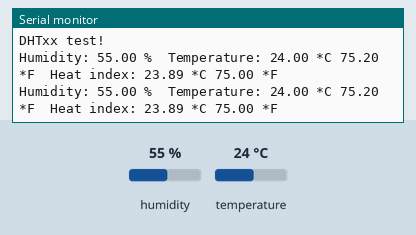
This sketch was run on a simulated Arduino Uno, built with avr-gcc and run on an emulated ATmega328P. On the bench: the last lines printed to the serial monitor. The test bench sets the inputs (shaded band); at power-on: humidity 55 %, temperature 24 °C.

Above: at 4.8 s.
4.9 s: humidity set to 22 %
At 7.5 s:
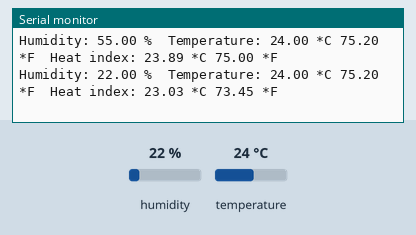
7.9 s: temperature set to 12 °C
At 9.3 s:
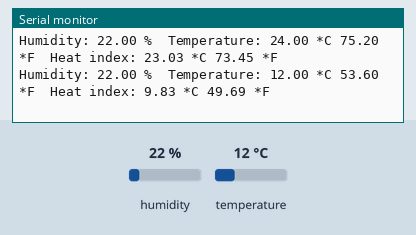
10.9 s: humidity set to 40 %
At 12.7 s:
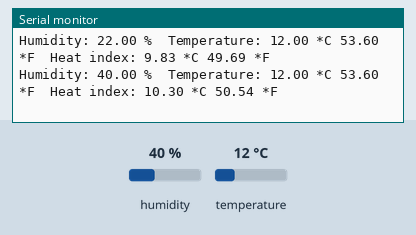
13.9 s: temperature set to 28 °C
At 15.7 s:
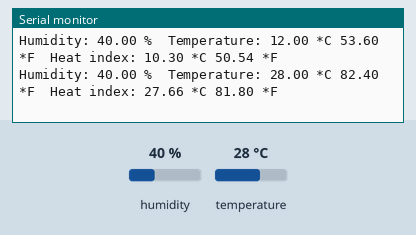
Timing chart, 0 to 17.2 s (numbered marks = the images above; inputs shaded):
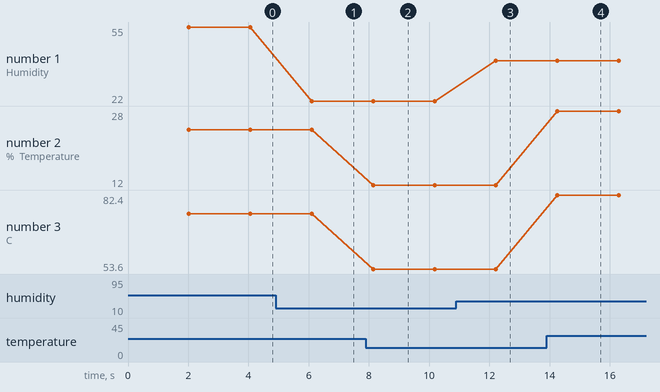

Measured:
- after the input at 4.9 s, the serial monitor: prints a new line after 1.2 s (image 1)
- after the input at 7.9 s, the serial monitor: prints a new line after 0.24 s (image 2)
- after the input at 10.9 s, the serial monitor: prints a new line after 1.3 s (image 3)
- after the input at 13.9 s, the serial monitor: prints a new line after 0.36 s (image 4)
- plotted number 1: 55 → 22 after the input at 4.9 s, 22 → 40 after the input at 10.9 s
- plotted number 2: 24 → 12 after the input at 7.9 s, 12 → 28 after the input at 13.9 s
- plotted number 3: 75.2 → 53.6 after the input at 7.9 s, 53.6 → 82.4 after the input at 13.9 s

The sketch:

Humidity_sensor.ino
```cpp
#include "DHT.h"
#define DHTPIN 2
#define DHTTYPE DHT11 // DHT 11
//#define DHTTYPE DHT22 // DHT 22 (AM2302), AM2321
//#define DHTTYPE DHT21 // DHT 21 (AM2301)

DHT dht(DHTPIN, DHTTYPE);

void setup() {
   Serial.begin(9600);
   Serial.println("DHTxx test!");
   dht.begin();
}

void loop() {
   delay(2000);
   float h = dht.readHumidity();

   float t = dht.readTemperature();

   float f = dht.readTemperature(true);

   if (isnan(h) || isnan(t) || isnan(f)) {
      Serial.println("Failed to read from DHT sensor!");
      return;
   }


   float hif = dht.computeHeatIndex(f, h);

   float hic = dht.computeHeatIndex(t, h, false);
   Serial.print ("Humidity: ");
   Serial.print (h);
   Serial.print (" %\t");
   Serial.print ("Temperature: ");
   Serial.print (t);
   Serial.print (" *C ");
   Serial.print (f);
   Serial.print (" *F\t");
   Serial.print ("Heat index: ");
   Serial.print (hic);
   Serial.print (" *C ");
   Serial.print (hif);
   Serial.println (" *F");
}
```
